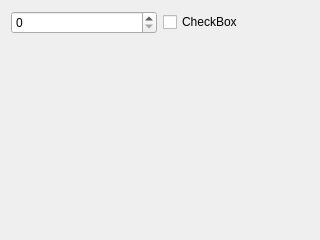
<?xml version="1.0" encoding="UTF-8"?>
<ui version="4.0">
 <class>CameraWidget</class>
 <widget class="QWidget" name="CameraWidget">
  <property name="geometry">
   <rect>
    <x>0</x>
    <y>0</y>
    <width>320</width>
    <height>240</height>
   </rect>
  </property>
  <property name="sizePolicy">
   <sizepolicy hsizetype="Fixed" vsizetype="Fixed">
    <horstretch>0</horstretch>
    <verstretch>0</verstretch>
   </sizepolicy>
  </property>
  <property name="minimumSize">
   <size>
    <width>320</width>
    <height>240</height>
   </size>
  </property>
  <property name="windowTitle">
   <string>Form</string>
  </property>
  <layout class="QVBoxLayout" name="verticalLayout">
   <item>
    <layout class="QHBoxLayout" name="horizontalLayout">
     <item>
      <widget class="QSpinBox" name="spinBox"/>
     </item>
     <item>
      <widget class="QCheckBox" name="checkBox">
       <property name="text">
        <string>CheckBox</string>
       </property>
      </widget>
     </item>
    </layout>
   </item>
   <item>
    <widget class="QtOpenCVViewerGl" name="widget" native="true">
     <property name="sizePolicy">
      <sizepolicy hsizetype="MinimumExpanding" vsizetype="MinimumExpanding">
       <horstretch>0</horstretch>
       <verstretch>0</verstretch>
      </sizepolicy>
     </property>
    </widget>
   </item>
  </layout>
 </widget>
 <customwidgets>
  <customwidget>
   <class>QtOpenCVViewerGl</class>
   <extends>QWidget</extends>
   <header>qtopencvviewergl.h</header>
   <container>1</container>
  </customwidget>
 </customwidgets>
 <resources/>
 <connections/>
</ui>
